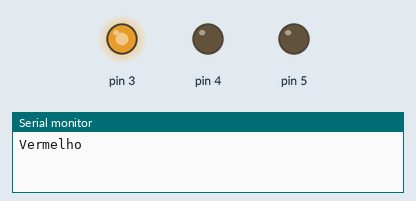
A sketch run on a simulated Arduino Uno, built with avr-gcc and run on an emulated ATmega328P. On the bench: output pins drawn as LEDs (lit = HIGH), the last lines printed to the serial monitor.

Above: at 0.05 s.
At 0.75 s:
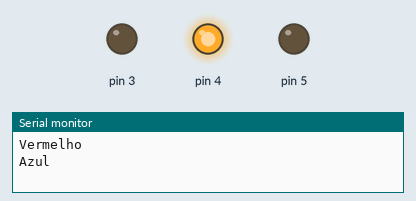
At 1.5 s:
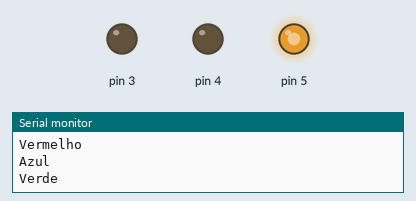
Timing chart, 0 to 3.5 s (numbered marks = the images above):
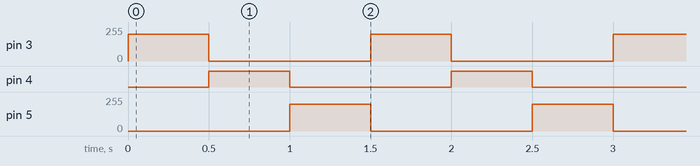

Measured:
- by itself, pin 3, pin 5: alternates 200/255 for 0.50 s and 0/255 for 1.0 s
- by itself, pin 4: alternates HIGH for 0.50 s and LOW for 1.0 s

The sketch:

Arduino_RGB.ino
```cpp
void setup() {
  Serial.begin(9600);
  pinMode(3, OUTPUT);
  pinMode(4, OUTPUT);
  pinMode(5, OUTPUT);}

void loop() {
  analogWrite(3, 200);
  analogWrite(4, 0);
  analogWrite(5, 0);
  Serial.println("Vermelho");
  delay(500);
  analogWrite(3, 0);
  analogWrite(4, 200);
  analogWrite(5, 0);
  Serial.println("Azul");
  delay(500);
  analogWrite(3, 0);
  analogWrite(4, 0);
  analogWrite(5, 200);
  Serial.println("Verde");
  delay(500);}
```
